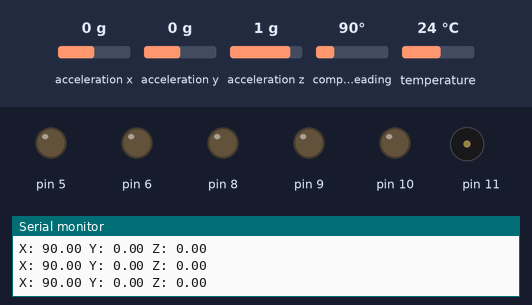
A sketch run on a simulated Arduino Uno, built with avr-gcc and run on an emulated ATmega328P. On the bench: output pins drawn as LEDs (lit = HIGH), buzzer (waves = sounding), the last lines printed to the serial monitor. The test bench sets the inputs (shaded band); at power-on: compass heading 90°, acceleration x 0 g, acceleration y 0 g, acceleration z 1 g, temperature 24 °C.

Above: at 2.2 s.
2.3 s: compass heading set to 57°
3.8 s: compass heading set to 51°
At 5.0 s:
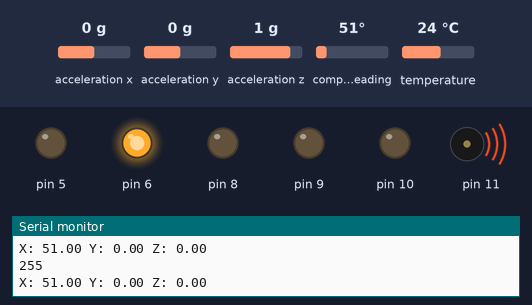
5.3 s: compass heading set to 180°
At 5.6 s:
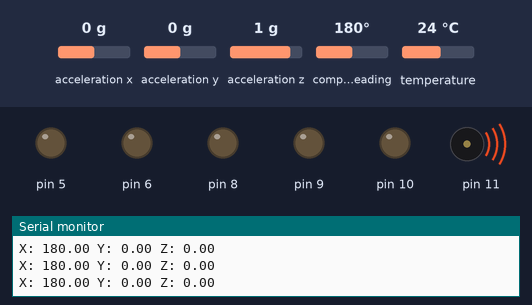
6.8 s: compass heading set to 304°
8.3 s: compass heading set to 311°
At 8.8 s:
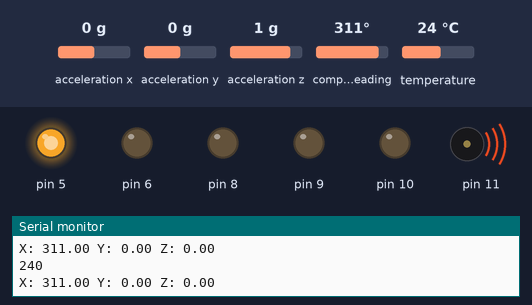
9.8 s: compass heading set to 352°
At 10.5 s:
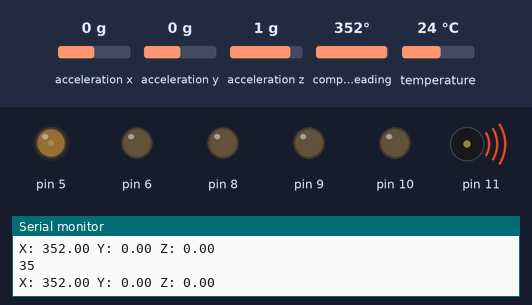
Timing chart, 0 to 12.3 s (numbered marks = the images above; inputs shaded):
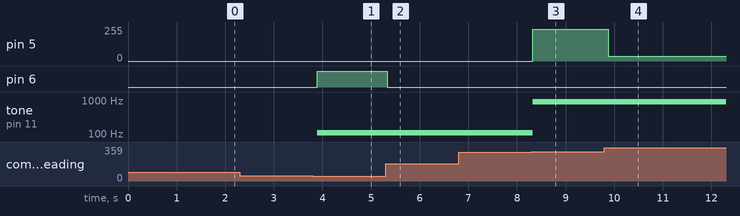

The sketch:

nineAxis_test_offset.ino
```cpp
#include <Wire.h>
#include <Tone.h>
#include <Adafruit_Sensor.h>
#include <Adafruit_BNO055.h>
#include <utility/imumaths.h>

/*

   Connections
   ===========
   Connect SCL to analog 5
   Connect SDA to analog 4
   Connect VDD to 3.3V DC
   Connect GROUND to common ground

*/

/* Set the delay between fresh samples */
#define BNO055_SAMPLERATE_DELAY_MS (100)

// Check I2C device address and correct line below (by default address is 0x29 or 0x28)
//                                   id, address
Adafruit_BNO055 bno = Adafruit_BNO055(-1, 0x28);


int dutyCycleRight;
int dutyCycleLeft;
bool systemCalibrated;

Tone tone1;

void setup(void)
{

pinMode(5, OUTPUT);
pinMode(6, OUTPUT);
pinMode(8, OUTPUT);
pinMode(9, OUTPUT);
pinMode(10, OUTPUT);
pinMode(11, OUTPUT);

tone1.begin(11);

  Serial.begin(115200);

  /* Initialise the sensor */
  if(!bno.begin())
  {
    /* There was a problem detecting the BNO055 ... check your connections */
    Serial.print("Ooops, no BNO055 detected ... Check your wiring or I2C ADDR!");
    while(1);
  }

  delay(1000);

  /* Display the current temperature */
  int8_t temp = bno.getTemp();
  Serial.print("Current Temperature: ");
  Serial.print(temp);
  Serial.println(" C");
  Serial.println("");

  bno.setExtCrystalUse(true);

  Serial.println("Calibration status values: 0=uncalibrated, 3=fully calibrated");
}


void loop(void)
{
digitalWrite(6, LOW);
digitalWrite(5, LOW);
digitalWrite(8, LOW);
digitalWrite(9, LOW);
digitalWrite(10, LOW);

  imu::Vector<3> euler = bno.getVector(Adafruit_BNO055::VECTOR_EULER);

//// calibrate system before use
//while (systemCalibrated == false){
//    /* Display calibration status for each sensor. */
//  uint8_t system, gyro, accel, mag = 0;
//  bno.getCalibration(&system, &gyro, &accel, &mag);
//  Serial.print("CALIBRATION: Sys=");
//  Serial.print(system, DEC);
//  Serial.print(" Gyro=");
//  Serial.print(gyro, DEC);
//  Serial.print(" Accel=");
//  Serial.print(accel, DEC);
//  Serial.print(" Mag=");
//  Serial.println(mag, DEC);
//
//  delay(BNO055_SAMPLERATE_DELAY_MS);
//
//  // using LEDs to model some sort of output if each sensor type is calibrated
//  if(gyro == 3){
//    digitalWrite(8, HIGH);
//    tone1.play(NOTE_A4);
//  }
//    if(accel == 3){
//    digitalWrite(9, HIGH);
//    tone1.play(NOTE_A6);
//  }
//    if(mag == 3){
//    digitalWrite(10, HIGH);
//    tone1.play(NOTE_A5);
//  }
//  // exit calibration mode
//  if (gyro == 3 && accel == 3 && mag == 3) {
//    tone1.play(NOTE_A6);
//    delay(200);
//    tone1.stop();
//    systemCalibrated = true;
//  }
//}


// control brightness of LED based on how far turned in either direction
  if(euler.x() >= 5.00 && euler.x() <= 51.00){
   // takes float returned from euler value and scales + offsets to be used as duty cycle input
    dutyCycleRight = (int)euler.x();
    dutyCycleRight = ((dutyCycleRight * 5.1) - 5.1);
    Serial.println(dutyCycleRight);
    analogWrite(6, dutyCycleRight);
    tone1.play(NOTE_A2);
  }

  if(euler.x() >= 309.00 && euler.x() <= 355.00){
    // takes float returned from euler value and scales + offsets to be used as duty cycle input
    dutyCycleLeft = (int)euler.x();
    dutyCycleLeft = ((dutyCycleLeft * (-5)) + 1795);
    Serial.println(dutyCycleLeft);
    analogWrite(5, dutyCycleLeft);
    tone1.play(NOTE_A5);
  }

    if((euler.x() >= 0.00 && euler.x() < 5.00) || (euler.x() > 355.00 && euler.x() <= 360.00)){
    tone1.stop();
  }


  // display Euler Vectors
  Serial.print("X: ");
  Serial.print(euler.x());
  Serial.print(" Y: ");
  Serial.print(euler.y());
  Serial.print(" Z: ");
  Serial.println(euler.z());

  delay(BNO055_SAMPLERATE_DELAY_MS);
}
```

Measured:
- the behaviour switches between 52 and 51° on compass heading (found by bisection; images 0 and 1)
- the behaviour switches between 308 and 309° on compass heading (found by bisection; images 2 and 3)
- after the input at 3.8 s, pin 6: LOW → HIGH after 0.09 s; tone on pin 11: silent → 110 Hz after 0.09 s
- after the input at 5.3 s, pin 6: HIGH → LOW at once
- after the input at 8.3 s, pin 5: 0/255 → 240/255 at once; tone on pin 11: 110 Hz → 880 Hz at once
- after the input at 9.8 s, pin 5: 240/255 → 35/255 after 0.08 s
